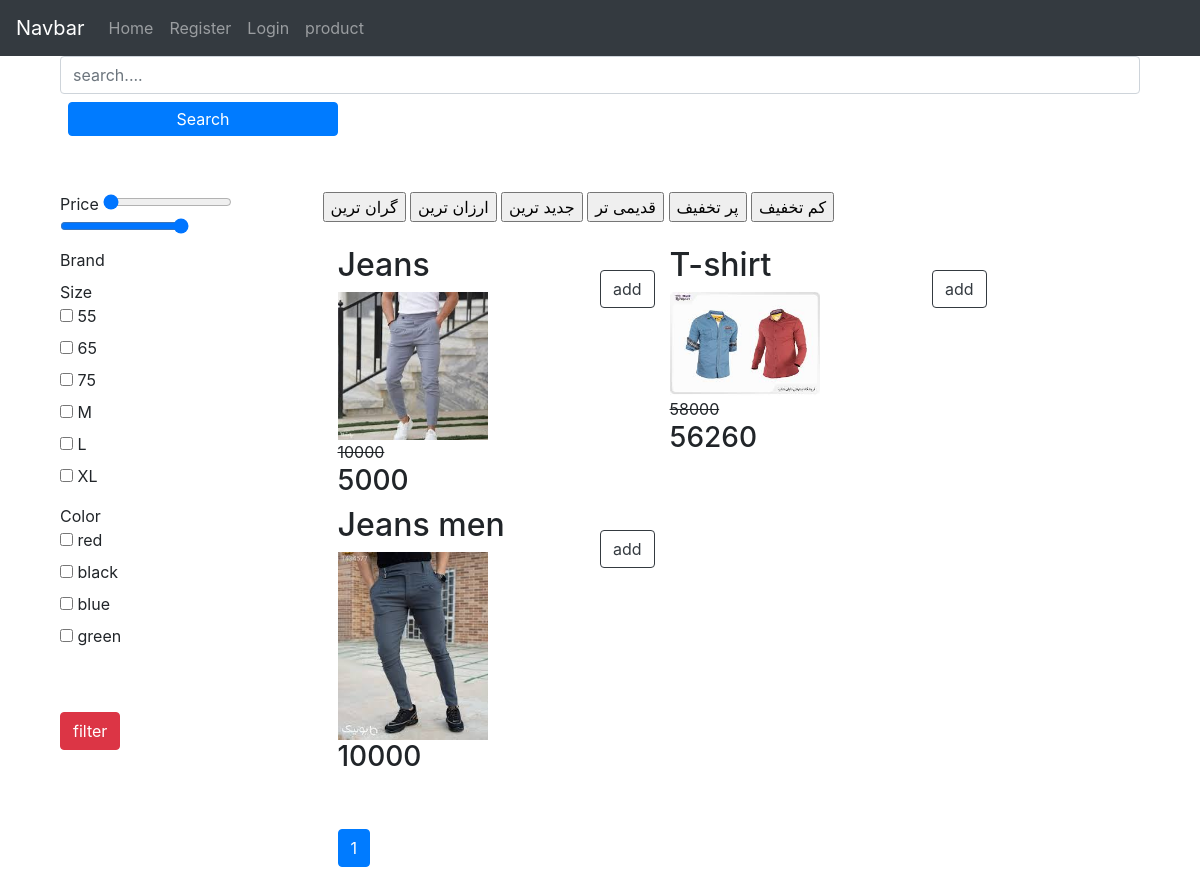
Before: /products/ with the older database file.
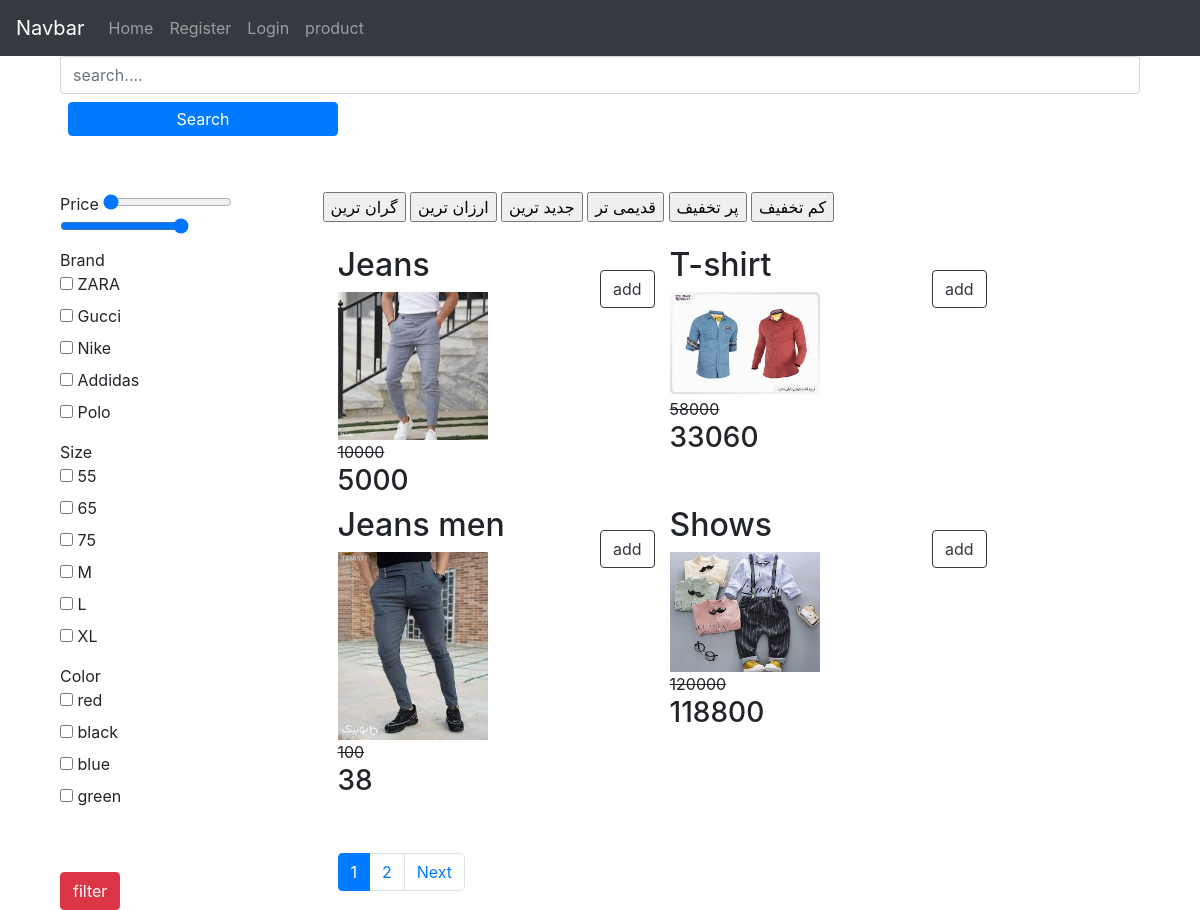
After: the same page with the newer database file.
### home/models.py (models this page shows, shortened)
class Product(models.Model):
    VARIANT = (
        ('None', 'none'),
        ('Size', 'size'),
        ('Color', 'color'),
    )
    category = models.ManyToManyField(Category, blank=True)
    name = models.CharField(max_length=200)
    amount = models.PositiveIntegerField()
    unit_price = models.PositiveIntegerField()
    discount = models.PositiveIntegerField(blank=True, null=True)
    total_price = models.PositiveIntegerField()
    information = models.TextField(blank=True, null=True)
    create = models.DateTimeField(auto_now_add=True)
    update = models.DateTimeField(auto_now=True)
    available = models.BooleanField(default=True, null=True, blank=True)
    status = models.CharField(max_length=10, null=True, blank=True, choices=VARIANT)
    color = models.ManyToManyField('Color', blank=True)
    size = models.ManyToManyField('Size', blank=True)
    brand = models.ForeignKey('Brand', on_delete=models.CASCADE, blank=True, null=True)
    image = models.FileField(upload_to='product/%Y/%m/&d')
    tags = TaggableManager(blank=True)
    like = models.ManyToManyField(User, blank=True, related_name='product_like')
    total_like = models.PositiveIntegerField(default=0)
    unlike = models.ManyToManyField(User, blank=True, related_name='product_unlike')
    total_unlike = models.PositiveIntegerField(default=0)
    favourite = models.ManyToManyField(User, blank=True, related_name='fa_user')
    total_favourite = models.IntegerField(default=0)
    sell = models.IntegerField(default=0)
    view = models.ManyToManyField(User, blank=True, related_name='product_view')
    num_view = models.IntegerField(default=0)
    @property
    def total_price(self):
        if not self.discount:
            return self.unit_price
        elif self.discount:
            total = (self.discount * self.unit_price) / 100
            return int(self.unit_price - total)
        return self.total_price
    def total_like(self):
        return self.like.count()
    def total_unlike(self):
        return self.unlike.count()

### home/views.py (the view)
# urls.py: path('products/', all_product, name='all_product'),
def all_product(request, slug=None):
    products = Product.objects.all()
    filter_item = ProductFilter(request.GET, queryset=products)
    products = filter_item.qs
    pagination = Paginator(products, 4)
    page_number = request.GET.get('page')
    page_obj = pagination.get_page(page_number)
    category = Category.objects.filter(is_sub=False)
    if slug:
        data = Category.objects.get(slug=slug)
        page_obj = products.filter(category=data)
        pagination = Paginator(page_obj, 4)
        page_number = request.GET.get('page')
        page_obj = pagination.get_page(page_number)
    return render(request, 'home/product.html',
                  {'products': page_obj, 'category': category, 'filter_item': filter_item})

### home/models.py (called while the page is built)
    def __str__(self):
        return self.name

    def __str__(self):
        return self.name

    def __str__(self):
        return self.name

### home/templatetags/home_test.py (called while the page is built)
@register.simple_tag()
def filter_url(number, name, url_encode=None):
    url = f'?{name}={number}'
    if url_encode:
        sp_query = url_encode.split('&')
        sp_filter = filter(lambda x: x.split('=')[0:] != name, sp_query)
        join_query = '&'.join(sp_filter)
        url = f'{url}&{join_query}'
    return url

### home/templatetags/upper_case_filter.py (called while the page is built)
@register.filter()
def convert_to_upper_case(value):
    return value.capitalize()

### home/templates/home/product.html (shortened to what this page needs)
{% extends 'base.html' %}
{% load home_test %}
{% load upper_case_filter %}
{% block content %}
<div class="container-fluid">
    <form action="{% url 'home:search_product' %}" method="post">
        <input type="text" name="search" class="form-control" placeholder="search....">
        <button type="submit" class=" btn btn-primary text-white w-25 m-2 p-1 align-center">Search</button>
    </form>
    <br>
    <div class="row mt-4">
        <div class="col-3">
            <form action="">
                <label for="">Price
                    <input type="range" name="price1" min="1" max="200000000" value="1">
                    <input type="range" name="price2" min="1" max="2000000000" value="2000000000">
                </label><br>
                <label for="">Brand
                    {{filter_item.form.brand}}
                </label>
                <br>
                <label for="">Size
                    {{filter_item.form.size}}
                </label>
                <br>
                <label for="">Color
                    {{filter_item.form.color}}
                </label>
                <br>
                <br><br>
                <button type="submit" class="btn btn-danger">filter</button>
            </form>
        </div>
        <div class="col-9">
            <div class="row">
                <form action="">
                    <input type="submit" value="گران ترین" name="price">
                    <input type="submit" value="ارزان ترین" name="price">
                    <input type="submit" value="جدید ترین" name="create">
                    <input type="submit" value="قدیمی تر" name="create">
                    <input type="submit" value="پر تخفیف" name="discount">
                    <input type="submit" value="کم تخفیف" name="discount">
                </form>
            </div>
            <br>
            <div class="row">
                {% for product in products %}
                <div class="col-4">
                    <h2>{{product.name | convert_to_upper_case }}</h2>
                    <a href="{% url 'home:product_detail' product.id %}"><img src="{{product.image.url}}" alt=""
                                                                              srcset=""
                                                                              style="width: 150px"><br></a>
                    {% if product.discount %}
                    <strike>{{product.unit_price}}</strike>
                    <h3>{{product.total_price}}</h3>
                    {% else %}
                    <h3>{{product.total_price}}</h3>
                    {% endif %}
                </div>
                <br>
                <form action="{%  url 'cart:compare' product.id %}">
                    <br>
                    <button type="submit" class="btn btn-outline-dark">add</button>
                </form>
                {% endfor %}
            </div>
            <br><br>
            <nav aria-label="Page navigation example">
                <ul class="pagination">
                    <li class="page-item active"><a
                            href="{% filter_url pproducts.number 'page' request.GET.urlencode %}" class="page-link">{{products.number}}</a>
                    </li>
                    {% if products.has_next %}
                    <li class="page-item"><a
                            href="{% filter_url products.next_page_number 'page' request.GET.urlencode %}"
                            class="page-link">{{products.next_page_number}}</a>
                    </li>
                    <li class="page-item"><a
                            href="{% filter_url products.next_page_numberr 'page' request.GET.urlencode %}"
                            class="page-link">Next</a></li>
                    {% endif %}
                </ul>
            </nav>
        </div>
    </div>
</div>
{% endblock %}

### templates/base.html (shortened to what this page needs)
{% load static %}
<!DOCTYPE html>
<html lang="en">
<head>
    <link rel="stylesheet" href="{% static 'pro/bootstrap.min.css' %}">
</head>
<body>
{% include 'navbar.html' %}
<div class="container">
    {% block content %}
    {% endblock %}
</div>
</body>
</html>

### templates/navbar.html (shortened to what this page needs)
<nav class="navbar navbar-expand-lg navbar-dark bg-dark">
    <a href="" class="navbar-brand">Navbar</a>
    <div class="collapse navbar-collapse" id="navbarNav">
        <ul class="navbar-nav">
            {% if request.user.is_authenticated %}
            <li class="nav-item ">
                <a class="nav-link" href="{% url 'accounts:user_logout' %}">logout</a>
            </li>
            <li class="nav-item ">
                <a class="nav-link" href="{% url 'accounts:user_profile' %}">Profile</a>
            </li>
            <li class="nav-item ">
                <a class="nav-link" href="{% url 'cart:detail_cart' %}">Cart</a>
            </li>
            {% else %}
            <li class="nav-item ">
                <a class="nav-link" href="{% url 'home:home' %}">Home</a>
            </li>
            <li class="nav-item ">
                <a class="nav-link" href="{% url 'accounts:user_register' %}">Register</a>
            </li>
            <li class="nav-item ">
                <a class="nav-link" href="{% url 'accounts:user_login' %}">Login</a>
            </li>
            {% endif %}
            <li class="nav-item ">
                <a class="nav-link" href="{% url 'home:all_product' %}">product</a>
            </li>
        </ul>
    </div>
</nav>

Changed rows visible on the page:
changed Product "T-shirt": total_price "56260" → "33060"
changed Product "Jeans men": discount empty → 62 (drawn); unit_price (not shown) → "100"; total_price "10000" → "38"
added Product: name|convert_to_upper_case "Shows", image (picture), unit_price "120000", total_price "118800"
Other visible differences:
form field brand: (not shown) → "☐ ☐ ☐ ☐ ☐"
{{ products.next_page_number }}: (not shown) → "2"
text now shown: "ZARA Gucci Nike Addidas Polo Next"
